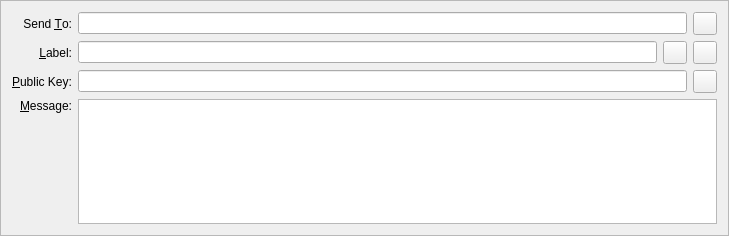
<?xml version="1.0" encoding="UTF-8"?>
<ui version="4.0">
 <class>SendMessagesEntry</class>
 <widget class="QFrame" name="SendMessagesEntry">
  <property name="geometry">
   <rect>
    <x>0</x>
    <y>0</y>
    <width>729</width>
    <height>236</height>
   </rect>
  </property>
  <property name="windowTitle">
   <string>Form</string>
  </property>
  <property name="autoFillBackground">
   <bool>false</bool>
  </property>
  <property name="styleSheet">
   <string notr="true">background-color:rgb(255,255,255,.4);</string>
  </property>
  <property name="frameShape">
   <enum>QFrame::StyledPanel</enum>
  </property>
  <property name="frameShadow">
   <enum>QFrame::Sunken</enum>
  </property>
  <layout class="QGridLayout" name="gridLayout">
   <item row="0" column="0">
    <widget class="QLabel" name="label_2">
     <property name="text">
      <string>Send &amp;To:</string>
     </property>
     <property name="alignment">
      <set>Qt::AlignRight|Qt::AlignTrailing|Qt::AlignVCenter</set>
     </property>
     <property name="buddy">
      <cstring>sendTo</cstring>
     </property>
    </widget>
   </item>
   <item row="0" column="1">
    <layout class="QHBoxLayout" name="sendToLayout">
     <item>
      <widget class="QValidatedLineEdit" name="sendTo">
       <property name="toolTip">
        <string>The address to send the payment to  (e.g. X8gZqgY4r2RoEdqYk3QsAqFckyf9pRHN6i)</string>
       </property>
       <property name="maxLength">
        <number>34</number>
       </property>
      </widget>
     </item>
     <item>
      <widget class="QToolButton" name="pasteButton">
       <property name="toolTip">
        <string>Paste address from clipboard</string>
       </property>
       <property name="text">
        <string/>
       </property>
       <property name="icon">
        <iconset resource="../bitcoin.qrc">
         <normaloff>:/icons/editpaste</normaloff>:/icons/editpaste</iconset>
       </property>
       <property name="shortcut">
        <string>Alt+P</string>
       </property>
      </widget>
     </item>
    </layout>
   </item>
   <item row="1" column="0">
    <widget class="QLabel" name="label_4">
     <property name="text">
      <string>&amp;Label:</string>
     </property>
     <property name="alignment">
      <set>Qt::AlignRight|Qt::AlignTrailing|Qt::AlignVCenter</set>
     </property>
     <property name="buddy">
      <cstring>addAsLabel</cstring>
     </property>
    </widget>
   </item>
   <item row="1" column="1">
    <layout class="QHBoxLayout" name="horizontalLayout_5">
     <item>
      <widget class="QValidatedLineEdit" name="addAsLabel">
       <property name="enabled">
        <bool>true</bool>
       </property>
       <property name="toolTip">
        <string>Enter a label for this address to add it to your address book</string>
       </property>
      </widget>
     </item>
     <item>
      <widget class="QToolButton" name="addressBookButton">
       <property name="toolTip">
        <string>Choose address from address book</string>
       </property>
       <property name="text">
        <string/>
       </property>
       <property name="icon">
        <iconset resource="../bitcoin.qrc">
         <normaloff>:/icons/address-book</normaloff>:/icons/address-book</iconset>
       </property>
       <property name="shortcut">
        <string>Alt+A</string>
       </property>
      </widget>
     </item>
     <item>
      <widget class="QToolButton" name="deleteButton">
       <property name="toolTip">
        <string>Remove this recipient</string>
       </property>
       <property name="text">
        <string/>
       </property>
       <property name="icon">
        <iconset resource="../bitcoin.qrc">
         <normaloff>:/icons/remove</normaloff>:/icons/remove</iconset>
       </property>
      </widget>
     </item>
    </layout>
   </item>
   <item row="2" column="0">
    <widget class="QLabel" name="publicKeyLabel">
     <property name="text">
      <string>&amp;Public Key:</string>
     </property>
     <property name="buddy">
      <cstring>publicKey</cstring>
     </property>
    </widget>
   </item>
   <item row="2" column="1">
    <layout class="QHBoxLayout" name="horizontalLayout_6">
     <item>
      <widget class="QValidatedLineEdit" name="publicKey"/>
     </item>
     <item>
      <widget class="QToolButton" name="PubkeyPasteButton">
       <property name="toolTip">
        <string>Paste address from clipboard</string>
       </property>
       <property name="text">
        <string/>
       </property>
       <property name="icon">
        <iconset resource="../bitcoin.qrc">
         <normaloff>:/icons/editpaste</normaloff>:/icons/editpaste</iconset>
       </property>
       <property name="shortcut">
        <string>Alt+P</string>
       </property>
      </widget>
     </item>
    </layout>
   </item>
   <item row="3" column="0">
    <widget class="QLabel" name="messageLabel">
     <property name="styleSheet">
      <string notr="true"/>
     </property>
     <property name="text">
      <string>&amp;Message:</string>
     </property>
     <property name="alignment">
      <set>Qt::AlignRight|Qt::AlignTop|Qt::AlignTrailing</set>
     </property>
     <property name="buddy">
      <cstring>messageText</cstring>
     </property>
    </widget>
   </item>
   <item row="3" column="1">
    <widget class="QValidatedTextEdit" name="messageText">
     <property name="mouseTracking">
      <bool>true</bool>
     </property>
     <property name="focusPolicy">
      <enum>Qt::WheelFocus</enum>
     </property>
     <property name="tabChangesFocus">
      <bool>false</bool>
     </property>
    </widget>
   </item>
  </layout>
 </widget>
 <customwidgets>
  <customwidget>
   <class>QValidatedLineEdit</class>
   <extends>QLineEdit</extends>
   <header>qvalidatedlineedit.h</header>
  </customwidget>
  <customwidget>
   <class>QValidatedTextEdit</class>
   <extends>QPlainTextEdit</extends>
   <header>qvalidatedtextedit.h</header>
  </customwidget>
 </customwidgets>
 <resources>
  <include location="../bitcoin.qrc"/>
 </resources>
 <connections/>
</ui>
